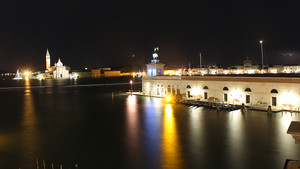
#> input picture data/favourites/300x169/2014-06-29_22-25.jpg, 300 x 169 px, found by its file name; its folder holds 5 pictures in this run
$ jupyter execute --allow-errors Image_PCA.ipynb   (shell and % lines are left out)   (Python 2 division)
#> lines starting #> are read from the running program, lines starting #| are printed output that depends on the picture
# Image Classification with Principal Components Analysis

I recently got involved with a hack day at the University of Sussex, working on a challenge proposed by [Deckchair](https://www.deckchair.com/), a company that provides high quality webcams for businesses around the world. They routinely capture some amazing images, such as lightning strikes and fireworks displays, but these are currently identified manually by eye. The challenge was to identify 'interesting' images automagically. Here's a write up of my approach using Principal Components Analysis (PCA).

I chose PCA as it's a relatively straightforward technique to understand. There are out-of-the-box implementations available in Python, useful for prototyping, and in C, in case you wish to scale.

## Packages

Apart from Numpy, the only specialist packages required were [skimage](http://scikit-image.org/) (a Python image processing library) for plotting the images, and [sklearn](http://scikit-learn.org/) (a machine learning library) for our PCA implementation and clustering.

[cell 1]
import matplotlib.pyplot as plt

import os
import numpy as np

from skimage import io

from sklearn.decomposition import PCA
from sklearn.cluster import MeanShift, estimate_bandwidth

## Data

Deckchair provided us with ~75000 low resolution RGB images from a webcam based in Venice to prototype with. To begin with I flattened the RGB images to monochrome (by taking the mean of each channel) to make the data easier to handle, and flattened the 2D array to one dimension.

[cell 2]
len(os.listdir('data/300x169/'))

[cell 3]
n = 1000 # number of images to use

img = []
for d in os.listdir('data/300x169/')[0:n]:
    img.append(io.imread('data/300x169/'+d).mean(axis=2).flatten())

img = np.array(img)
img.shape
#> Out = (5, 50700)

Now have a column array of pixel values for each image

[cell 4]
print img.shape
#| (5, 50700)

To recreate the images later on we need the image dimensions, so we grab them from a test image

[cell 5]
m,n = io.imread('data/favourites/300x169/2014-06-29_22-25.jpg').shape[0:2]
#> m = 169; n = 300
print m,n
#| 169 300

## PCA

Now we can decompose this array of image pixels to find the principal components. First initialise a PCA object from the `sklearn` library, then, using the `fit_transform` method, fit it to the data and apply the dimensionality reduction.

[cell 6]
sklearn_pca = PCA(n_components=3)
Y_sklearn = sklearn_pca.fit_transform(img)

We now have an object, `sklearn_pca`, trained on our data. The full image data for each principal component is given in `components_`

[cell 7]
sklearn_pca.components_.shape

We can plot each principal component as a monochrome image.

[cell 8]
fig, (ax1,ax2,ax3) = plt.subplots(3, figsize=(40, 20))

ax = [ax1,ax2,ax3]

for i in range(0,sklearn_pca.get_params()['n_components']):
    ax[i].imshow(sklearn_pca.components_[i,:].reshape(m,n))
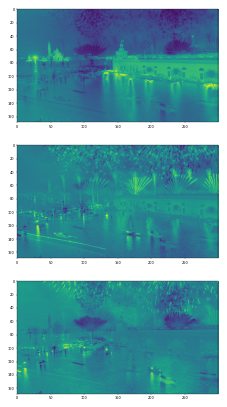
#> figure drawn by matplotlib, 3 panels

We can see some interesting patterns just from the principal components. The first principal component, which accounts for the most variability in the data, appears to highlight areas that light up after dark: windows, streetlights, reflections in the water. The second and third principal components are quite similar, showing more variation in the sky but from different directions, perhaps picking up the changes in sky colour during sunset and sunrise.

We can also visualise the values of each principal component for each image. The plot below shows this, with a few points labelled to allow manual look up and comparison.

[cell 9]
fig, ax = plt.subplots(figsize=(10,10))

ax.set_xlabel('PC1')
ax.set_ylabel('PC2')

ax.scatter(Y_sklearn[:,0],Y_sklearn[:,1])


# add labels to some of the points so we can manually go and check them to see differences
for i, txt in enumerate(os.listdir('data/300x169/')[0:n]):
    if(i%40 == 0):
        ax.annotate(txt, (Y_sklearn[i,0],Y_sklearn[i,1]))
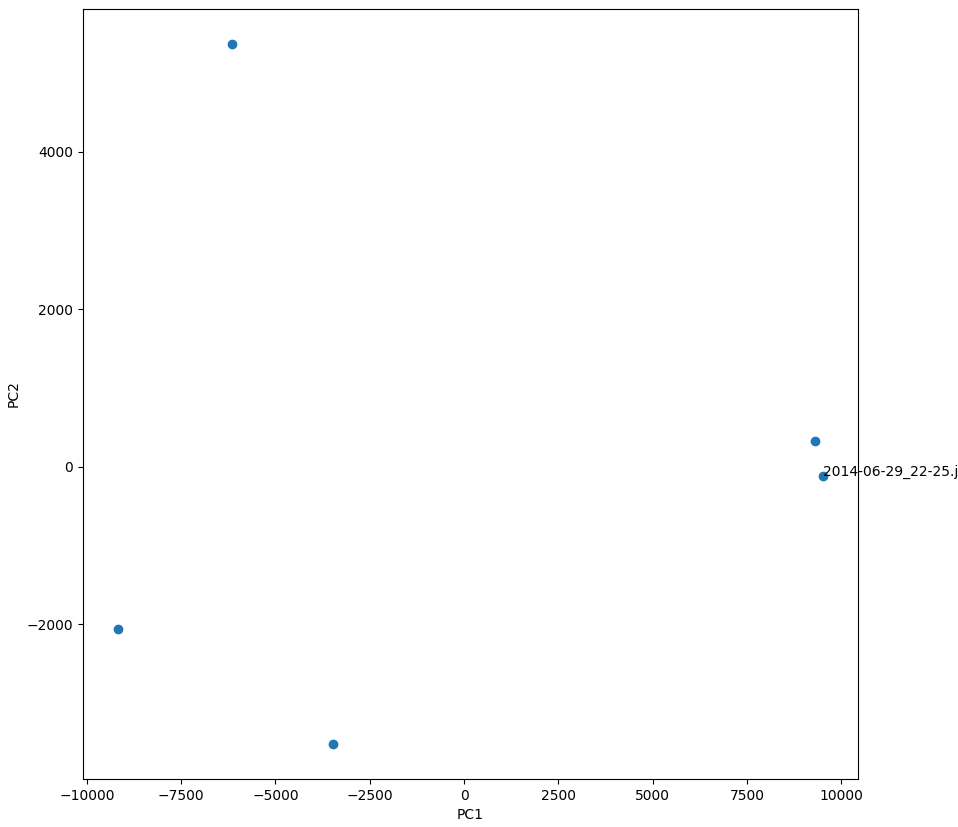
#> figure drawn by matplotlib, 1 panel
